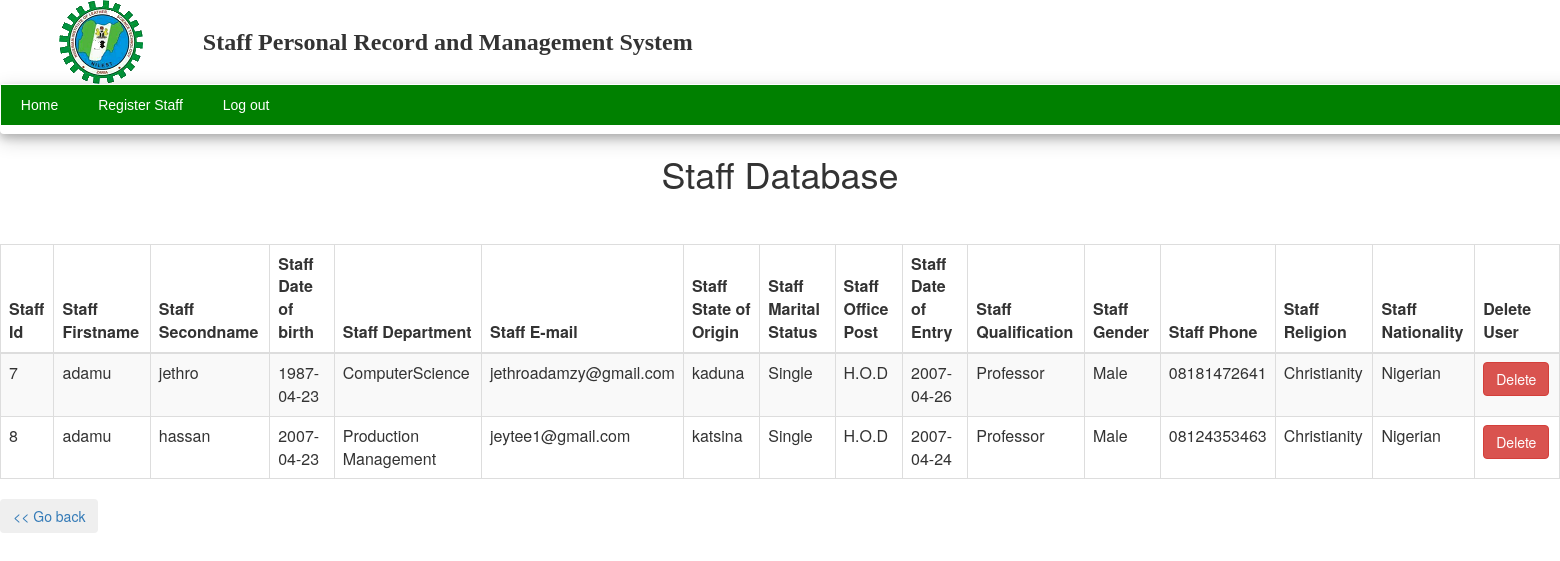
The app's page /view_users.php with its own data.
### tables this page shows
CREATE TABLE `users` (
  `id` int(11) NOT NULL auto_increment,
  `user_name` varchar(255) NOT NULL,
  `user_sname` varchar(255) NOT NULL,
  `user_date` date NOT NULL,
  `user_dep` varchar(255) NOT NULL,
  `user_email` varchar(255) NOT NULL,
  `user_soo` text NOT NULL,
  `user_ms` varchar(20) NOT NULL,
  `user_post` varchar(20) NOT NULL,
  `user_doe` date NOT NULL,
  `user_qualification` varchar(20) NOT NULL,
  `user_sex` char(10) NOT NULL,
  `user_phone` char(11) NOT NULL,
  `user_religion` varchar(22) NOT NULL,
  `user_nation` varchar(22) NOT NULL,
  PRIMARY KEY  (`id`)
);

### view_users.php (the view, shortened to what this page needs)
<html>
<head lang="en">
    <link type="text/css" rel="stylesheet" href="bootstrap-3.3.7-dist\css\bootstrap.css">
    <link rel="stylesheet" type="text/css" href="css/style2.css">
</head>
<body>
  <table border="0" width="130%" align="center" bgcolor="lightgreen">
<tr>
<td align="center" width="10%"><img src="images/nilestu.png"></td>
<td ><font size="5" color="#333" face="verdana"><b>Staff Personal Record and Management System</b></font></td>
</tr>
</table>
<div class="navbar">
<ul>
<li><a href="Home.html">Home</a></li>
<li><a href="registration.php">Register Staff</a></li>
<li><a href="logout.php">Log out</a></li>
</ul>
</div>
<div class="table-scrol">
    <h1 align="center">Staff Database</h1>
<div class="">
    <table width="100%" class="table table-bordered table-hover table-striped" >
        <thead>
        <tr>
            <th>Staff Id</th>
            <th>Staff Firstname</th>
            <th>Staff Secondname</th>
            <th>Staff Date of birth</th>
            <th>Staff Department</th>
            <th>Staff E-mail</th>
            <th>Staff State of Origin</th>
            <th>Staff Marital Status</th>
            <th>Staff Office Post</th>
            <th>Staff Date of Entry</th>
            <th>Staff Qualification</th>
            <th>Staff Gender</th>
            <th>Staff Phone</th>
             <th>Staff Religion</th>
             <th>Staff Nationality</th>
            <th>Delete User</th>
        </tr>
        </thead>
        <?php
        include("db_connection.php");
        $view_users_query="select * from users";
        $run=mysqli_query($dbcon,$view_users_query);
        while($row=mysqli_fetch_array($run))
        {
            $user_id=$row[0];
            $user_name=$row[1];
            $user_sname=$row[2];
            $user_date=$row[3];
            $user_dep=$row[4];
            $user_email=$row[5];
            $user_soo=$row[6];
            $user_ms=$row[7];
            $user_post=$row[8];
            $user_doe=$row[9];
            $user_qualification=$row[10];
            $user_sex=$row[11];
            $user_phone=$row[12];
            $user_religion=$row[13];
            $user_nation=$row[14];
        ?>
        <tr>
            <td><?php echo $user_id;  ?></td>
            <td><?php echo $user_name;  ?></td>
            <td><?php echo $user_sname;  ?></td>
            <td><?php echo $user_date;  ?></td>
            <td><?php echo $user_dep;  ?></td>
            <td><?php echo $user_email;  ?></td>
            <td><?php echo $user_soo;  ?></td>
            <td><?php echo $user_ms;  ?></td>
            <td><?php echo $user_post;  ?></td>
            <td><?php echo $user_doe;  ?></td>
            <td><?php echo $user_qualification;  ?></td>
            <td><?php echo $user_sex;  ?></td>
            <td><?php echo $user_phone;  ?></td>
            <td><?php echo $user_religion; ?></td>
            <td><?php echo $user_nation; ?></td>
            <td><a href="delete.php?del=<?php echo $user_id ?>"><button class="btn btn-danger">Delete</button></a></td>
        </tr>
        <?php } ?>
    </table>
        </div>
</div>
  <a href="home.html"><button class="btn"><< Go back</button></a>
</body>
</html>

### css/style2.css (style rules this page uses)
.navbar { width: 130%; margin-left: 10%; box-shadow: 0 4px 8px 0 rgba(0, 0, 0, 0.2),0 6px 20px 0 rgba(0, 0, 0, 0.19); margin-left: -0.01%; }
ul { list-style-type: none; margin: 0; padding: 0; overflow: hidden; background-color:green; }
li { float: left; }
li a { display: block; color: white; text-align: center; text-decoration: none; border-radius: 1px; font-family: sans-serif; }
li a { font: sans-serif; display: block; color: white; text-align: center; padding: 10px 20px; text-decoration: none; }
.table { width: 100%; }

### view_users.php (style rules this page uses)
.table { margin-top: 50px; }

### records on screen
users: id "7", user_name "adamu", user_sname "jethro", user_date "1987-04-23", user_dep "ComputerScience", user_email "jethroadamzy@gmail.com", user_soo "kaduna", user_ms "Single", user_post "H.O.D", user_doe "2007-04-26", user_qualification "Professor", user_sex "Male", user_phone "08181472641", user_religion "Christianity", user_nation "Nigerian"
users: id "8", user_name "adamu", user_sname "hassan", user_date "2007-04-23", user_dep "Production Management", user_email "jeytee1@gmail.com", user_soo "katsina", user_ms "Single", user_post "H.O.D", user_doe "2007-04-24", user_qualification "Professor", user_sex "Male", user_phone "08124353463", user_religion "Christianity", user_nation "Nigerian"
